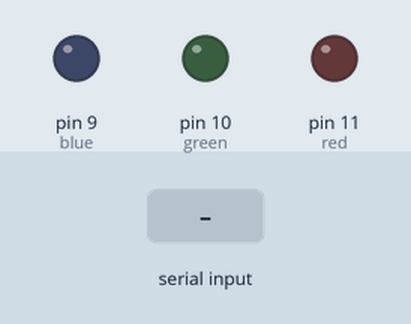
The sketch below on a simulated Arduino Uno, built with avr-gcc and run on an emulated ATmega328P. Shown: output pins drawn as LEDs (lit = HIGH). The inputs (shaded band) are chosen by the test bench.

Above: at 1.2 s.
1.3 s: byte 1 (1) received over Serial
At 2.2 s:
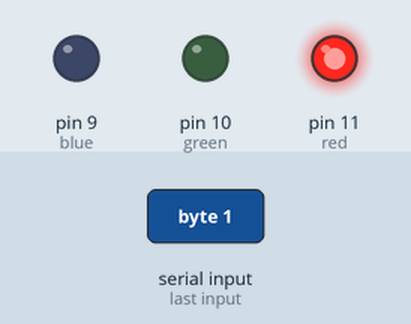
2.8 s: byte 3 (3) received over Serial
At 3.4 s:
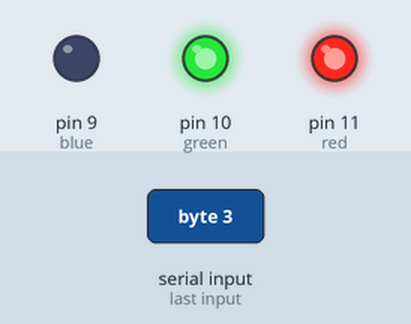
4.3 s: byte 0 (0) received over Serial
At 5.5 s:
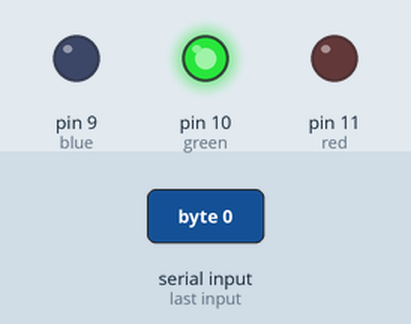
5.8 s: byte 5 (5) received over Serial
At 6.8 s:
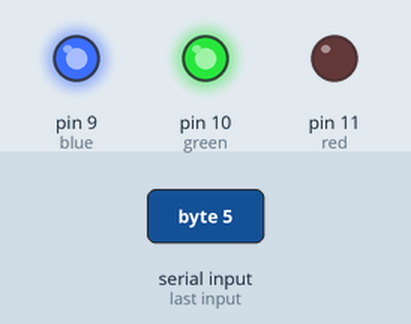
7.3 s: byte 2 (2) received over Serial
At 8.0 s:
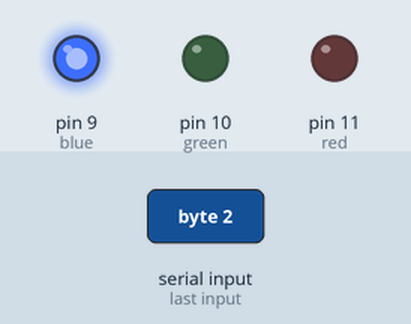
8.8 s: byte 1 (1) received over Serial
At 9.1 s:
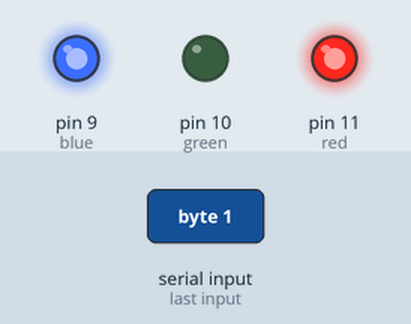
Timing chart, 0 to 11.3 s (numbered marks = the images above; inputs shaded):
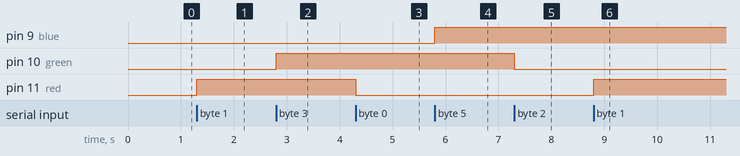

Measured:
- after the input at 1.3 s, pin 11 (red): LOW → HIGH at once
- after the input at 2.8 s, pin 10 (green): LOW → HIGH at once
- after the input at 4.3 s, pin 11 (red): HIGH → LOW at once
- after the input at 5.8 s, pin 9 (blue): LOW → HIGH at once
- after the input at 7.3 s, pin 10 (green): HIGH → LOW at once
- after the input at 8.8 s, pin 11 (red): LOW → HIGH at once

The sketch:

serial_controlled_light.ino
```cpp
const int red = 11;
const int green = 10;
const int blue = 9;

void setup() {
  Serial.begin(9600);
  pinMode(red, OUTPUT);
  pinMode(green, OUTPUT);
  pinMode(blue, OUTPUT);

}

void loop() {
  if(Serial.available()) {
    int value = Serial.read();
    if(value == 0)
      digitalWrite(red, LOW);
    else if(value == 1)
      digitalWrite(red, HIGH);
    else if(value == 2)
      digitalWrite(green, LOW);
    else if(value == 3)
      digitalWrite(green, HIGH);
    else if(value == 4)
      digitalWrite(blue, LOW);
    else if(value == 5)
      digitalWrite(blue, HIGH);

  }

}
```
